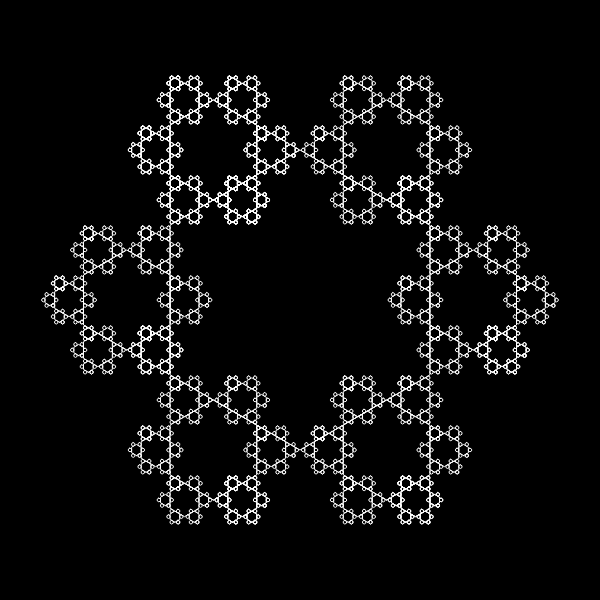
Frame 1 (no input)
Frame 60 (no input): identical to frame 1, image omitted
Frame 120 (the mouse pressed at the canvas centre since frame 60): identical to frame 1, image omitted

The p5.js sketch that drew this single still picture (run headless with seeded random() and noise() and a simulated clock; from frame 60 on, the mouse is pressed at the canvas centre):

// p5.js sketch
// ── sketch.js
function setup()
{
	createCanvas(600, 600);
}

function draw()
{
	background(0);
	translate(width/2, height/2);

	rotate(PI/2);

	DrawShape(0, 0, 6, 150);
}

function DrawShape(px, py, sides, radius)
{	
	push();
	translate(px, py);
	rotate(PI);
	translate(-px, -py);

	//fill(255);
	//noStroke();

	noFill();
	stroke(255);

	beginShape();
	for(let i=0; i<TWO_PI; i+=TWO_PI/sides)
	{
		vertex(px + radius*cos(i), py + radius*sin(i));
	}
	endShape(CLOSE);

	if(radius > 3)
	{
		/// MODE 1 : NEW SHAPES IN THE VERTICES OF CURRENT ONE
		/*for(let i=0; i<TWO_PI; i+=TWO_PI/sides)
		{
			newRadius = radius*0.3;
			DrawShape(px + (radius+newRadius)*cos(i), py +  (radius+newRadius)*sin(i), sides, newRadius);
		}*/

		/// MODE 2 : NEW SHAPES IN THE EDGES OF CURRENT ONE
		let internalAngle = PI - (TWO_PI/sides);
		let distanceToEdge = radius*sin(internalAngle/2);

		for(let i=-TWO_PI/(2*sides); i<TWO_PI; i+=TWO_PI/sides)
		{
			newRadius = radius/3;
			let newDistanceToEdge = newRadius*sin(internalAngle/2);
			DrawShape(px + (distanceToEdge+newDistanceToEdge)*cos(i), py +  (distanceToEdge+newDistanceToEdge)*sin(i), sides, newRadius);
		}
	}
	else
	{
		/*beginShape();
		for(let i=0; i<TWO_PI; i+=TWO_PI/sides)
		{
			vertex(px + radius*cos(i), py + radius*sin(i));
		}
		endShape(CLOSE);*/
	}

	pop();
}
